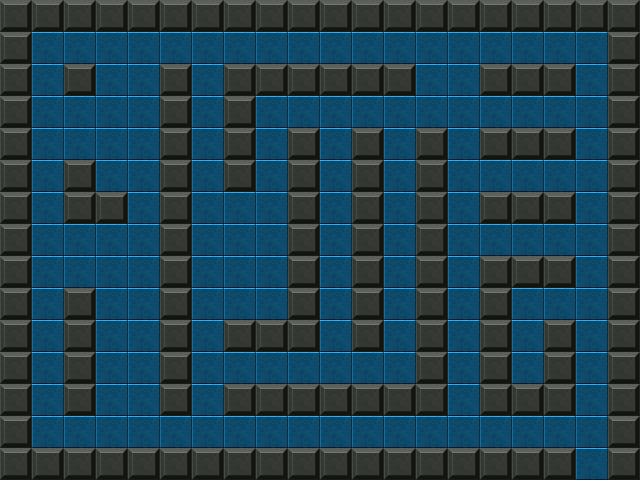

A 2D game scene composited from a Tiled map and its tileset images. What follows is a short description and the map's XML, with every tile layer's data as written:
An orthogonal 20x15 tile map with 32x32 px tiles, 1 tile layer (Level 1), 3 hidden layers not drawn.

<map version="1.0" orientation="orthogonal" renderorder="right-down" width="20" height="15" tilewidth="32" tileheight="32" nextobjectid="1">
 <tileset firstgid="1" name="tiles" tilewidth="32" tileheight="32" tilecount="140" columns="14">
  <image source="tiles.png" width="448" height="320" />
 </tileset>
 <layer name="Level 1" width="20" height="15">
  <data encoding="csv">
20,20,20,20,20,20,20,20,20,20,20,20,20,20,20,20,20,20,20,20,
20,29,29,29,29,29,29,29,29,29,29,29,29,29,29,29,29,29,29,20,
20,29,20,29,29,20,29,20,20,20,20,20,20,29,29,20,20,20,29,20,
20,29,29,29,29,20,29,20,29,29,29,29,29,29,29,29,29,29,29,20,
20,29,29,29,29,20,29,20,29,20,29,20,29,20,29,20,20,20,29,20,
20,29,20,29,29,20,29,20,29,20,29,20,29,20,29,29,29,29,29,20,
20,29,20,20,29,20,29,29,29,20,29,20,29,20,29,20,20,20,29,20,
20,29,29,29,29,20,29,29,29,20,29,20,29,20,29,29,29,29,29,20,
20,29,29,29,29,20,29,29,29,20,29,20,29,20,29,20,20,20,29,20,
20,29,20,29,29,20,29,29,29,20,29,20,29,20,29,20,29,29,29,20,
20,29,20,29,29,20,29,20,20,20,29,20,29,20,29,20,29,20,29,20,
20,29,20,29,29,20,29,29,29,29,29,29,29,20,29,20,29,20,29,20,
20,29,20,29,29,20,29,20,20,20,20,20,20,20,29,20,20,20,29,20,
20,29,29,29,29,29,29,29,29,29,29,29,29,29,29,29,29,29,29,20,
20,20,20,20,20,20,20,20,20,20,20,20,20,20,20,20,20,20,29,20
</data>
 </layer>
 <layer name="Level 2" width="20" height="15" visible="0">
  <data encoding="csv">
41,41,41,41,41,41,41,41,41,41,41,41,41,41,41,41,41,41,41,41,
41,45,43,43,43,43,43,43,43,43,41,43,43,43,43,43,43,43,43,41,
41,45,41,41,41,41,41,41,41,43,41,43,41,41,41,41,41,41,43,41,
41,43,43,43,43,43,43,43,43,43,41,43,43,43,43,41,43,41,43,41,
41,43,41,41,41,41,41,41,41,41,41,41,43,43,43,41,43,41,43,41,
41,43,43,43,43,43,43,43,43,43,43,43,43,43,43,41,43,41,43,41,
41,43,41,41,41,41,41,41,41,41,41,41,41,41,43,41,43,41,43,41,
41,43,43,43,43,43,43,43,43,43,43,43,43,43,43,41,43,41,43,41,
41,43,41,43,43,43,43,43,43,43,43,43,41,41,43,41,43,43,43,41,
41,43,41,41,41,41,41,41,41,41,41,43,43,41,43,41,43,41,41,41,
41,43,43,43,43,43,43,43,43,43,43,43,43,41,43,41,43,41,41,41,
41,43,41,41,41,41,41,41,41,41,41,41,43,41,43,41,43,41,41,41,
41,43,43,43,43,43,43,43,43,43,43,43,43,43,43,41,43,41,41,41,
41,43,41,41,41,41,41,41,41,41,41,41,43,43,43,43,43,41,41,41,
41,41,41,41,41,41,41,41,41,41,41,41,41,41,41,41,41,41,41,41
</data>
 </layer>
 <layer name="Level 3" width="20" height="15" visible="0">
  <data encoding="csv">
20,20,20,20,20,20,20,20,20,20,20,20,20,20,20,20,20,20,20,20,
20,1,20,1,1,1,1,1,1,20,1,1,1,1,1,1,1,1,1,20,
20,1,20,1,20,20,20,20,20,20,1,20,20,20,20,20,20,20,1,20,
20,1,20,1,20,1,1,1,1,1,1,1,1,1,1,20,1,20,1,20,
20,1,20,1,20,1,20,20,20,20,20,1,20,20,1,20,1,20,1,20,
20,1,1,1,20,1,20,1,1,1,20,1,1,20,1,20,1,1,1,20,
20,1,20,1,1,1,20,1,20,1,20,1,20,20,20,20,20,20,1,20,
20,1,20,1,20,1,20,1,20,1,20,1,1,1,1,1,1,20,1,20,
20,1,20,20,20,1,20,1,20,1,20,1,20,20,20,20,1,20,1,20,
20,1,1,1,1,1,20,1,20,1,20,1,1,1,1,20,1,20,1,20,
20,1,20,20,20,20,20,1,20,20,20,1,20,20,20,20,1,20,1,20,
20,1,20,1,1,1,1,1,1,1,1,1,1,20,1,1,1,20,1,20,
20,1,20,20,20,20,20,20,20,20,20,20,1,20,20,20,20,20,1,20,
20,1,1,1,1,1,1,1,1,1,1,1,1,1,1,1,1,1,1,20,
20,20,20,20,20,20,20,20,20,20,20,20,20,20,20,20,20,20,20,20
</data>
 </layer>
 <layer name="Level 4" width="20" height="15" visible="0">
  <data encoding="csv">
20,20,20,20,20,20,20,20,20,20,20,20,20,20,20,20,20,20,20,20,
20,1,20,1,20,1,20,1,20,1,20,20,20,20,20,1,1,20,20,20,
20,1,1,1,20,1,1,1,1,1,1,1,1,1,1,1,1,1,1,20,
20,1,20,1,20,20,1,20,20,20,20,20,1,20,20,20,20,20,1,20,
20,1,20,1,1,1,1,1,1,1,1,1,1,1,1,1,1,20,1,20,
20,1,20,20,20,20,20,20,20,1,20,20,20,20,1,20,1,20,1,20,
20,1,1,1,1,1,1,1,1,1,1,1,1,1,1,1,1,20,1,20,
20,1,20,20,20,1,20,20,20,20,20,20,20,1,20,1,1,1,20,20,
20,1,20,1,20,1,1,1,20,1,1,1,20,1,20,1,20,1,1,20,
20,1,20,1,20,1,20,1,20,1,20,1,20,1,20,20,20,20,1,20,
20,1,20,1,20,1,20,1,20,1,20,1,20,1,20,1,1,1,1,20,
20,1,20,1,1,1,20,1,1,1,20,1,1,1,1,1,20,20,1,20,
20,1,20,20,1,20,20,20,1,20,20,20,20,20,20,1,20,1,1,20,
20,1,1,1,1,1,1,1,1,1,1,1,1,1,1,1,1,1,1,20,
20,20,20,20,20,20,20,20,20,20,20,20,20,20,20,20,20,20,20,20
</data>
 </layer>
</map>
